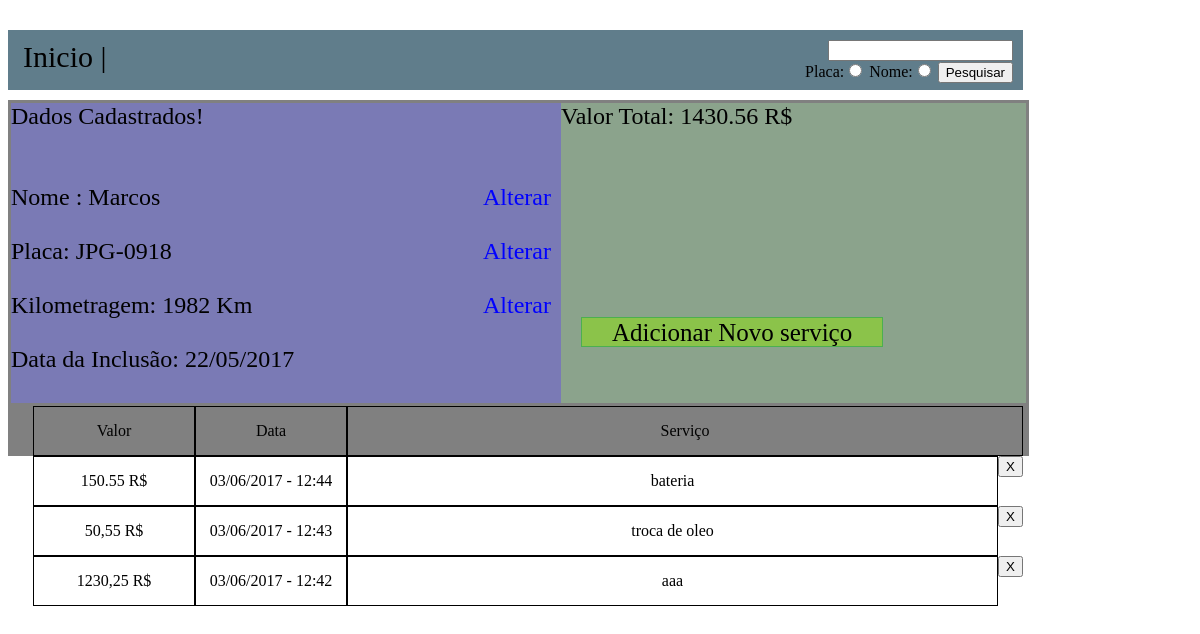
/descri.php?id=3, run on the app's committed database.
### tables this page shows
CREATE TABLE IF NOT EXISTS `users` (
  `id` int(1) unsigned zerofill NOT NULL AUTO_INCREMENT,
  `placa` text NOT NULL,
  `nome` text NOT NULL,
  `km` text NOT NULL,
  `data` text NOT NULL,
  `data_c` text NOT NULL,
  PRIMARY KEY (`id`)
);

CREATE TABLE IF NOT EXISTS `descri` (
  `id_dono` text NOT NULL,
  `valor` text NOT NULL,
  `servi` text NOT NULL,
  `data` text NOT NULL,
  `data_c` text NOT NULL
);

### descri.php (the view, shortened to what this page needs)
<html>
<head><meta http-equiv="content-type" content="text/html; charset=UTF-8" /><meta name="keywords" content="website keywords, website keywords" /><title>Motopecas Venda Nova</title></head>
<body>
<?php
	include ("ip.php");
	$id = $_GET["id"];
	include ("estrutura/menu.php");
	$descri_query = sprintf ("SELECT * FROM users WHERE id = '$id'");
	$descri = mysql_query ($descri_query,$conectar) or print (mysql_error());
	$descri_linha = mysql_fetch_assoc ($descri);
	$descri_nome = $descri_linha['nome'];
	$descri_placa = $descri_linha['placa'];
	$descri_km = $descri_linha['km'];
	$descri_data = $descri_linha['data'];
	$descri_id = $descri_linha['id'];
	?>
	<div id="descri">
	<div class="descri1">
	<span class="text">
	Dados Cadastrados!</br>
	<br><br>Nome : <?php echo $descri_nome?><span class="text2"><a href="alterar.php?id=<?php echo $descri_id ?>" id="alterar">Alterar</a></span>
	<br><br>Placa: <?php echo $descri_placa?><span class="text2"><a href="alterar.php?id=<?php echo $descri_id ?>" id="alterar">Alterar</a></span>
	<br><br>Kilometragem: <?php echo $descri_km?> Km<span class="text2"><a href="alterar.php?id=<?php echo $descri_id ?>" id="alterar">Alterar</a></span>
	<br><br>Data da Inclusão: <?php echo $descri_data?>
	</span>
	</div>
<?php
	$servi_query = sprintf ("SELECT * FROM descri WHERE id_dono = '$id' order by data_c desc");
	$servi = mysql_query ($servi_query,$conectar) or print (mysql_error());
	$servi2 = mysql_query ($servi_query,$conectar) or print (mysql_error());
	$resultado = 0;
while ($total_linha = mysql_fetch_object ($servi2)){
		$t_valor = $total_linha->valor;
		$resultado = $resultado+$t_valor;
	}
	$resultado = $resultado+"0.01";
?>
	<div class="descri2">
	<span class="text">
	Valor Total: <?php echo $resultado ?> R$
	<br>
	<br>
	<br>
	<br><a href="adicionar.php?id=<?php echo $id ?>" class="add2">Adicionar Novo serviço</a>
	</span>
	</div>
	</div>
	<div id="topic4">
	<div class="valor">Valor</div>
	<div class="data-i2">Data</div>
	<div class="ser">Serviço</div>
	</div>
	<?php
	while ($servi_linha = mysql_fetch_object ($servi)){
		$s_valor = $servi_linha->valor;
		$s_data = $servi_linha->data;
		$s_servi = $servi_linha->servi;
		$s_data_c = $servi_linha->data_c;
		echo ("<div id='topic5'>
	<div class='valor'>$s_valor R$</div>
	<div class='data-i2'>$s_data</div>
	<div class='servico'>$s_servi</div>
	<form method='POST' action='dell_p.php'>
	<input type='hidden' name='id' id='id' value='$s_data_c'/>
	<input type='submit' value='X'/>
	</form>
	</div>");
	}
	?>
</body>
</html>

### data on the page
users: nome "Marcos", placa "JPG-0918", km "1982", data "22/05/2017"
descri: valor "150.55", data "03/06/2017 - 12:44", servi "bateria"
descri: valor "50,55", data "03/06/2017 - 12:43", servi "troca de oleo"
descri: valor "1230,25", data "03/06/2017 - 12:42", servi "aaa"

### other printed values
$resultado "1430.56"
